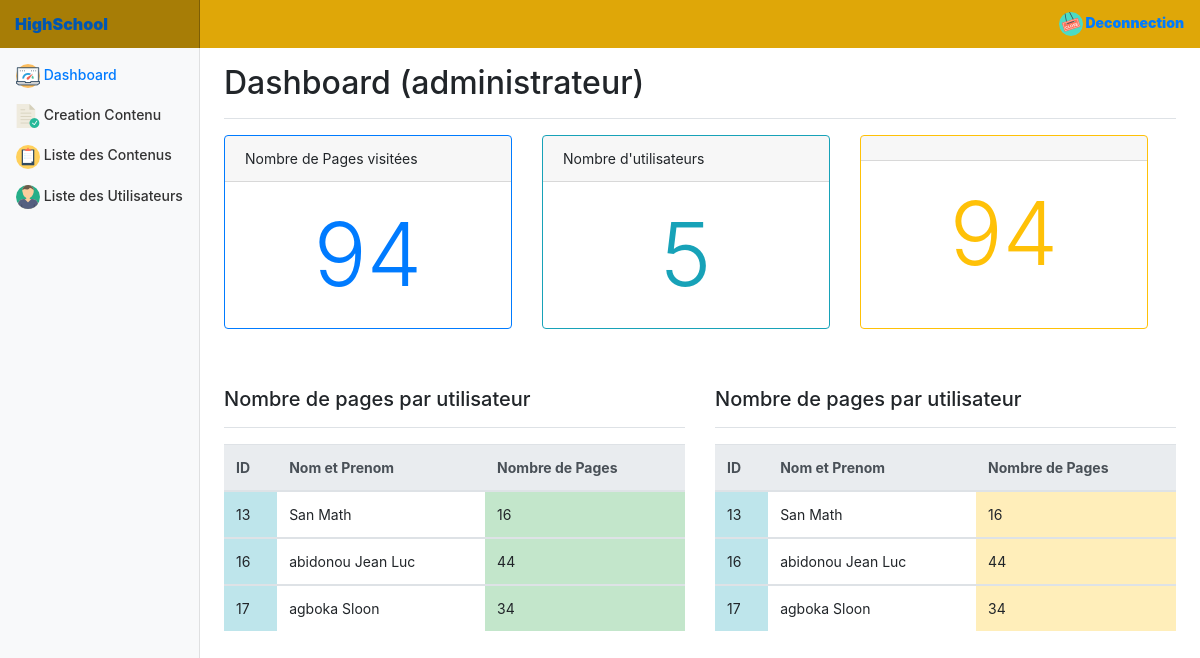
The app's page /views/dashboard.php (signed in) with its own data.
### tables this page shows
CREATE TABLE `utilisateur` (
  `idU` int(4) NOT NULL,
  `nom` varchar(20) NOT NULL,
  `prenom` varchar(45) NOT NULL,
  `telephone` varchar(15) NOT NULL,
  `mail` varchar(45) NOT NULL,
  `identifiant` varchar(30) NOT NULL,
  `password` varchar(30) NOT NULL
);

### views/dashboard.php (the view, shortened to what this page needs)
<?php
if (isset($_SESSION['identifiant']) && isset($_SESSION['password'])) {
    ?>
<!DOCTYPE html>
<?php
include_once ("head.php");
?>
<body>
<?php
include_once ("navbar.php");
?>
        <main role="main" class="col-md-9 ml-sm-auto col-lg-10 pt-3 px-4">
            <div class="d-flex justify-content-between flex-wrap flex-md-nowrap align-items-center pb-2 mb-3 border-bottom">
                <h1 class="h2">Dashboard  (<?php echo $_SESSION['role'];?>) </h1>
            </div>
            <?php
            $db = getConnection();
            $response1= $db->query("SELECT COUNT(*) as nb1 from utilisateur");
            $response2= $db->query("SELECT COUNT(*) as nb2 from sessionUser order by sessionDateTime;");
            $response3 = $db->query("SELECT COUNT(sessionPageName) as nb3 from sessionuser;");
            $donnees1 = $response1->fetch();
            $donnees2 = $response2->fetch();
            $donnees3 = $response3->fetch();
            ?>
            <div class="card-deck">
                <div class="card border-primary mb-3" style="max-width: 18rem;">
                    <div class="card-header">Nombre de Pages visitées</div>
                    <div class="card-body text-primary">
                        <h1 class="card-text text-center display-2"><?php echo $donnees2["nb2"]?></h1>
                    </div>
                </div>
                <div class="card border-info mb-3" style="max-width: 18rem;">
                    <div class="card-header">Nombre d'utilisateurs</div>
                    <div class="card-body text-info">
                        <h1 class="card-text text-center display-2"><?php echo $donnees1["nb1"]?></h1>
                    </div>
                </div>
                <div class="card border-warning mb-3" style="max-width: 18rem;">
                    <div class="card-header"></div>
                    <div class="card-body text-warning">
                        <h1 class="card-text text-center display-2"><?php echo $donnees3["nb3"]?> </h1>
                    </div>
                </div>
            </div>
            <br><br>
            <div class="row">
                <div class="col-6">
                    <div class="d-flex justify-content-between flex-wrap flex-md-nowrap align-items-center pb-2 mb-3 border-bottom">
                        <h5>Nombre de pages par utilisateur </h5>
                    </div>
                    <table class="table">
                        <thead class="thead-light">
                        <tr>
                            <th scope="col">ID</th>
                            <th scope="col">Nom et Prenom</th>
                            <th scope="col">Nombre de Pages </th>
                        </tr>
                        </thead>
                        <?php
                        $db = getConnection();
                        $response= $db->query("SELECT DISTINCT U.idU ,U.nom, U.prenom , count(sessionPageName), s.idU from sessionuser s, utilisateur U where U.idU = s.idU group BY s.idU");
                        while ($donnees = $response->fetch())
                        {
                            echo '<tbody>
                    <tr>
                      <td class="table-info">'.$donnees['idU'].' </td>
                      <td >'.$donnees['nom'].' '.$donnees['prenom'].'</td>
                       <td class="table-success">'.$donnees['count(sessionPageName)'].'</td>
                      ';
                        }
                        ?>
                        </tbody>
                    </table>
                </div>
                <div class="col-6">
                    <div class="d-flex justify-content-between flex-wrap flex-md-nowrap align-items-center pb-2 mb-3 border-bottom">
                        <h5>Nombre de pages par utilisateur </h5>
                    </div>
                    <table class="table">
                        <thead class="thead-light">
                        <tr>
                            <th scope="col">ID</th>
                            <th scope="col">Nom et Prenom</th>
                            <th scope="col">Nombre de Pages </th>
                        </tr>
                        </thead>
                        <?php
                        $db = getConnection();
                        $response= $db->query("SELECT DISTINCT U.idU ,U.nom, U.prenom , count(sessionPageName), s.idU from sessionuser s, utilisateur U where U.idU = s.idU group BY s.idU");
                        while ($donnees = $response->fetch())
                        {
                            echo '<tbody>
                    <tr>
                      <td class="table-info">'.$donnees['idU'].' </td>
                      <td >'.$donnees['nom'].' '.$donnees['prenom'].'</td>
                       <td class="table-warning">'.$donnees['count(sessionPageName)'].'</td>
                      ';
                        }
                        ?>
                        </tbody>
                    </table>
                </div>
            </div>
            <br>
        </main>
    </div>
</div>
</body>
</html>
<?php
}
else {
echo 'Les variables ne sont pas déclarées.';
}
?>

### records on screen
utilisateur: idU "13", nom "San", prenom "Math", count "16"
utilisateur: idU "16", nom "abidonou", prenom "Jean Luc", count "44"
utilisateur: idU "17", nom "agboka", prenom "Sloon", count "34"

### other values on screen
$_SESSION['role'] "administrateur"
$donnees2["nb2"] "94"
$donnees1["nb1"] "5"
$donnees3["nb3"] "94"
